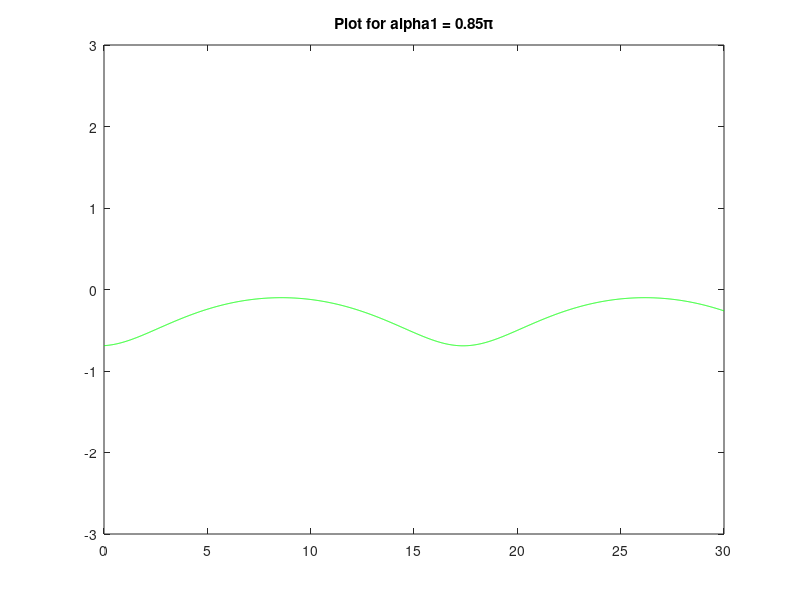

Reproduce this figure in MATLAB.

close all
clear all
clc

% Initial Conditions

B = 1/3;
gamma = 0.1;
K = 0.1;

alpha1 = 0.1 * pi;
alpha2 = 0.82 * pi;
alpha3 = 0.1 * pi;
alphap = 0.44 * pi;


dt = .01;
In = [0:dt:30];
dalpha = .01;

% Changes one alpha from 0 to 2*pi in dalpha increments while holding the
% other parameters constant

for n = 0.75:dalpha:0.85
                
    alpha1 = n * pi;
    w = B * In * sin(2*(alpha1 - alphap));
    Q = (1/2)*(exp(-1i*K)*(cos(2*alpha2 - 2*alpha3 - alphap) + 1i*cos(2*alpha3 - alphap)) * (1i*cos(2*alpha1 - alphap - w) - cos(alphap - w)) + exp(1i*K)*(sin(2*alpha2 - 2*alpha3 - alphap) - 1i*sin(2*alpha3 - alphap)) * (sin(alphap - w) - 1i*sin(2*alpha1 - alphap - w)));

    Ts = -1 *gamma + real(log(Q));

    plot(In, Ts, 'g-')
    axis([0 30 -3 3])
    title(['Plot for alpha1 = ' num2str(n) '\pi'])
    pause
end

